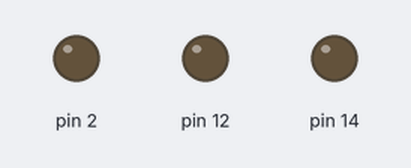
Simulated run of this sketch. Board: Arduino Uno, built with avr-gcc and run on an emulated ATmega328P. On the bench: output pins drawn as LEDs (lit = HIGH).

Above: at 1.5 s.
At 4.2 s:
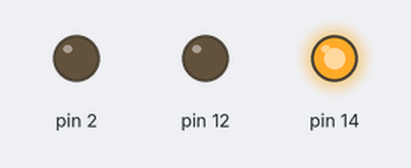
At 5.5 s:
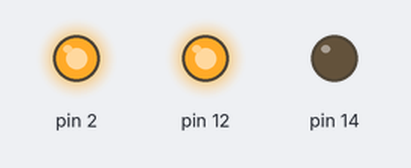
Timing chart, 0 to 8.5 s (numbered marks = the images above):
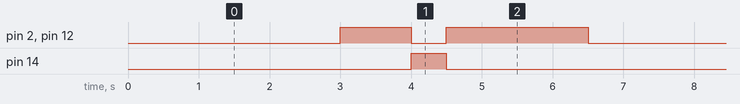

The sketch:

Lesson04-Making_Your_BallyBot_do_tricks.ino
```cpp
void setup() {
  pinMode(14, OUTPUT); /* both wheel backward */
  pinMode(12, OUTPUT); /* right wheel forward */
  pinMode(2, OUTPUT);  /* left wheel forward */
}
void loop() {
  move(LOW,LOW,LOW, 3000);  /* stay off */
  move(HIGH,HIGH,LOW,1000); /* move forward */
  move(LOW,LOW,HIGH, 500);  /* jolt backward */
  move(HIGH,HIGH,LOW,2000); /* go forward again to land */
}
void move(bool l, bool r, bool b, int time){
  digitalWrite(2, l);   /* left motor forward */
  digitalWrite(12, r);  /* right motor forward */
  digitalWrite(14, b);  /* both motors backward */
  delay(time);        /* time till next step */
}
```

Measured:
- by itself, pin 2, pin 12: repeats every 6.5 s: LOW 0.50 s, HIGH 2.0 s, LOW 3.0 s, HIGH 1.0 s
- by itself, pin 14: alternates HIGH for 0.50 s and LOW for 6.0 s
- by itself, everything shown: repeats every 6.5 s, in 4 steps
